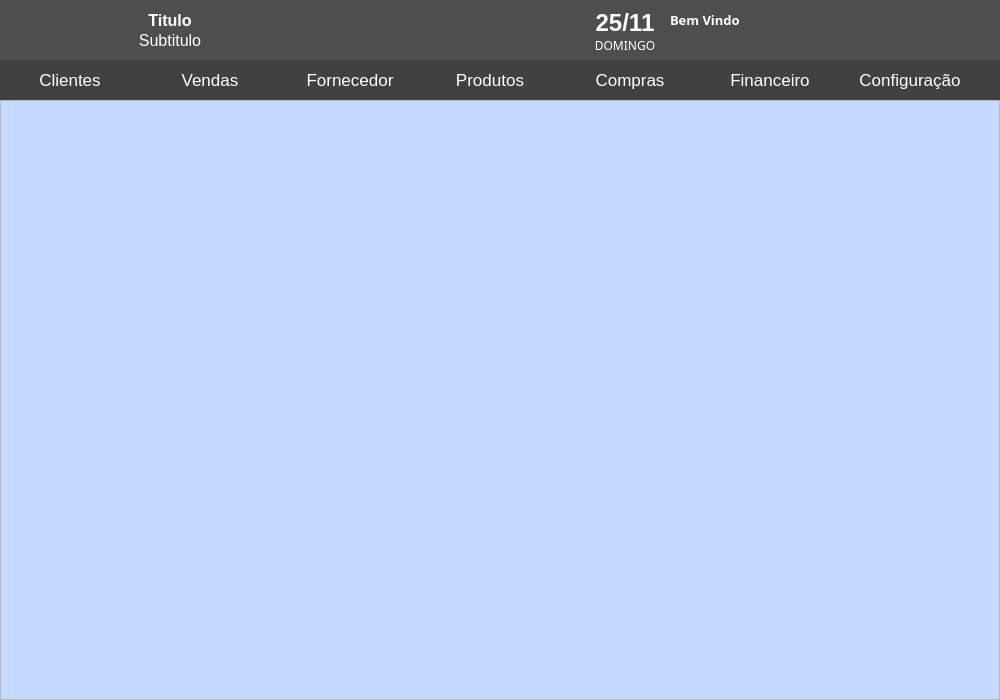
<?xml version="1.0" encoding="UTF-8"?>
<ui version="4.0">
 <class>MainWindow</class>
 <widget class="QMainWindow" name="MainWindow">
  <property name="geometry">
   <rect>
    <x>0</x>
    <y>0</y>
    <width>1000</width>
    <height>700</height>
   </rect>
  </property>
  <property name="minimumSize">
   <size>
    <width>900</width>
    <height>700</height>
   </size>
  </property>
  <property name="maximumSize">
   <size>
    <width>1000</width>
    <height>700</height>
   </size>
  </property>
  <property name="font">
   <font>
    <family>Segoe UI</family>
    <weight>50</weight>
    <bold>false</bold>
   </font>
  </property>
  <property name="cursor">
   <cursorShape>ArrowCursor</cursorShape>
  </property>
  <property name="windowTitle">
   <string>Sistema de Vendas</string>
  </property>
  <property name="windowIcon">
   <iconset resource="../Imagens.qrc">
    <normaloff>:/Images/icon.ico</normaloff>:/Images/icon.ico</iconset>
  </property>
  <property name="styleSheet">
   <string notr="true">QMainWindow {
background-color: rgb(198, 218, 255);
}
</string>
  </property>
  <widget class="QWidget" name="centralwidget">
   <property name="styleSheet">
    <string notr="true"/>
   </property>
   <widget class="QWidget" name="wd_topo" native="true">
    <property name="geometry">
     <rect>
      <x>0</x>
      <y>0</y>
      <width>1000</width>
      <height>60</height>
     </rect>
    </property>
    <property name="sizePolicy">
     <sizepolicy hsizetype="Expanding" vsizetype="Preferred">
      <horstretch>0</horstretch>
      <verstretch>0</verstretch>
     </sizepolicy>
    </property>
    <property name="styleSheet">
     <string notr="true">background: #4E4E4E</string>
    </property>
    <widget class="QLabel" name="lb_Data">
     <property name="geometry">
      <rect>
       <x>590</x>
       <y>10</y>
       <width>70</width>
       <height>25</height>
      </rect>
     </property>
     <property name="font">
      <font>
       <family>Arial</family>
       <pointsize>18</pointsize>
       <weight>75</weight>
       <bold>true</bold>
      </font>
     </property>
     <property name="styleSheet">
      <string notr="true">color: #fff</string>
     </property>
     <property name="text">
      <string>25/11</string>
     </property>
     <property name="alignment">
      <set>Qt::AlignCenter</set>
     </property>
    </widget>
    <widget class="QLabel" name="lb_DiaSemana">
     <property name="geometry">
      <rect>
       <x>590</x>
       <y>35</y>
       <width>70</width>
       <height>20</height>
      </rect>
     </property>
     <property name="font">
      <font>
       <family>Sans Serif</family>
       <pointsize>9</pointsize>
      </font>
     </property>
     <property name="styleSheet">
      <string notr="true">color: #fff</string>
     </property>
     <property name="text">
      <string>DOMINGO</string>
     </property>
     <property name="alignment">
      <set>Qt::AlignCenter</set>
     </property>
    </widget>
    <widget class="QPushButton" name="bt_Home">
     <property name="geometry">
      <rect>
       <x>5</x>
       <y>5</y>
       <width>50</width>
       <height>50</height>
      </rect>
     </property>
     <property name="cursor">
      <cursorShape>PointingHandCursor</cursorShape>
     </property>
     <property name="focusPolicy">
      <enum>Qt::NoFocus</enum>
     </property>
     <property name="toolTip">
      <string>Tela Inicial</string>
     </property>
     <property name="styleSheet">
      <string notr="true">QPushButton{
border: none;
color: #FFF
}
</string>
     </property>
     <property name="text">
      <string/>
     </property>
     <property name="icon">
      <iconset>
       <normaloff>../../RSP/Images/home.png</normaloff>../../RSP/Images/home.png</iconset>
     </property>
     <property name="flat">
      <bool>true</bool>
     </property>
    </widget>
    <widget class="QLabel" name="lb_NomeFantasia">
     <property name="geometry">
      <rect>
       <x>60</x>
       <y>10</y>
       <width>220</width>
       <height>20</height>
      </rect>
     </property>
     <property name="font">
      <font>
       <family>Arial</family>
       <pointsize>12</pointsize>
       <weight>75</weight>
       <bold>true</bold>
      </font>
     </property>
     <property name="styleSheet">
      <string notr="true">color: #FFF</string>
     </property>
     <property name="text">
      <string>Titulo</string>
     </property>
     <property name="alignment">
      <set>Qt::AlignCenter</set>
     </property>
    </widget>
    <widget class="QLabel" name="lb_NomeFantasia2">
     <property name="geometry">
      <rect>
       <x>60</x>
       <y>30</y>
       <width>220</width>
       <height>20</height>
      </rect>
     </property>
     <property name="font">
      <font>
       <family>Arial</family>
       <pointsize>12</pointsize>
      </font>
     </property>
     <property name="styleSheet">
      <string notr="true">color: #FFF</string>
     </property>
     <property name="text">
      <string>Subtitulo</string>
     </property>
     <property name="alignment">
      <set>Qt::AlignCenter</set>
     </property>
    </widget>
    <widget class="QPushButton" name="bt_Exit">
     <property name="geometry">
      <rect>
       <x>950</x>
       <y>5</y>
       <width>50</width>
       <height>50</height>
      </rect>
     </property>
     <property name="cursor">
      <cursorShape>PointingHandCursor</cursorShape>
     </property>
     <property name="focusPolicy">
      <enum>Qt::NoFocus</enum>
     </property>
     <property name="toolTip">
      <string>Sair</string>
     </property>
     <property name="whatsThis">
      <string/>
     </property>
     <property name="styleSheet">
      <string notr="true">QPushButton{

border: none;
color: #FFF
}
</string>
     </property>
     <property name="text">
      <string/>
     </property>
     <property name="flat">
      <bool>true</bool>
     </property>
    </widget>
    <widget class="QLabel" name="lb_userName">
     <property name="geometry">
      <rect>
       <x>670</x>
       <y>30</y>
       <width>150</width>
       <height>20</height>
      </rect>
     </property>
     <property name="font">
      <font>
       <family>Sans Serif</family>
       <pointsize>9</pointsize>
      </font>
     </property>
     <property name="styleSheet">
      <string notr="true">color: #FFF</string>
     </property>
     <property name="text">
      <string/>
     </property>
     <property name="alignment">
      <set>Qt::AlignLeading|Qt::AlignLeft|Qt::AlignVCenter</set>
     </property>
    </widget>
    <widget class="QPushButton" name="bt_logout">
     <property name="geometry">
      <rect>
       <x>900</x>
       <y>5</y>
       <width>50</width>
       <height>50</height>
      </rect>
     </property>
     <property name="cursor">
      <cursorShape>PointingHandCursor</cursorShape>
     </property>
     <property name="toolTip">
      <string>&lt;html&gt;&lt;head/&gt;&lt;body&gt;&lt;p&gt;Logout&lt;/p&gt;&lt;/body&gt;&lt;/html&gt;</string>
     </property>
     <property name="styleSheet">
      <string notr="true">QPushButton{

border: none;
color: #FFF
}
</string>
     </property>
     <property name="text">
      <string/>
     </property>
     <property name="icon">
      <iconset resource="../Imagens.qrc">
       <normaloff>:/Images/Images/logout.svg</normaloff>:/Images/Images/logout.svg</iconset>
     </property>
     <property name="iconSize">
      <size>
       <width>50</width>
       <height>40</height>
      </size>
     </property>
    </widget>
    <widget class="QLabel" name="lb_userName_2">
     <property name="geometry">
      <rect>
       <x>670</x>
       <y>10</y>
       <width>150</width>
       <height>20</height>
      </rect>
     </property>
     <property name="font">
      <font>
       <family>Sans Serif</family>
       <pointsize>10</pointsize>
       <weight>75</weight>
       <bold>true</bold>
      </font>
     </property>
     <property name="styleSheet">
      <string notr="true">color: #FFF</string>
     </property>
     <property name="text">
      <string>Bem Vindo</string>
     </property>
     <property name="alignment">
      <set>Qt::AlignLeading|Qt::AlignLeft|Qt::AlignVCenter</set>
     </property>
    </widget>
    <widget class="QPushButton" name="bt_alterSenha">
     <property name="geometry">
      <rect>
       <x>840</x>
       <y>5</y>
       <width>50</width>
       <height>50</height>
      </rect>
     </property>
     <property name="cursor">
      <cursorShape>PointingHandCursor</cursorShape>
     </property>
     <property name="toolTip">
      <string>&lt;html&gt;&lt;head/&gt;&lt;body&gt;&lt;p&gt;Meus Dados&lt;/p&gt;&lt;/body&gt;&lt;/html&gt;</string>
     </property>
     <property name="styleSheet">
      <string notr="true">QPushButton{
border: none;
color: #FFF
}
</string>
     </property>
     <property name="text">
      <string/>
     </property>
     <property name="icon">
      <iconset resource="../Imagens.qrc">
       <normaloff>:/Images/Images/altersenha.svg</normaloff>:/Images/Images/altersenha.svg</iconset>
     </property>
     <property name="iconSize">
      <size>
       <width>50</width>
       <height>40</height>
      </size>
     </property>
    </widget>
   </widget>
   <widget class="QWidget" name="wd_menu" native="true">
    <property name="geometry">
     <rect>
      <x>0</x>
      <y>60</y>
      <width>1000</width>
      <height>40</height>
     </rect>
    </property>
    <property name="styleSheet">
     <string notr="true">background-color: rgb(65, 65, 65);</string>
    </property>
    <widget class="QPushButton" name="bt_MainProdutos">
     <property name="geometry">
      <rect>
       <x>420</x>
       <y>0</y>
       <width>140</width>
       <height>40</height>
      </rect>
     </property>
     <property name="font">
      <font>
       <family>Segoe UI</family>
       <pointsize>13</pointsize>
      </font>
     </property>
     <property name="cursor">
      <cursorShape>PointingHandCursor</cursorShape>
     </property>
     <property name="focusPolicy">
      <enum>Qt::NoFocus</enum>
     </property>
     <property name="toolTip">
      <string>&lt;html&gt;&lt;head/&gt;&lt;body&gt;&lt;p&gt;Produtos&lt;/p&gt;&lt;/body&gt;&lt;/html&gt;</string>
     </property>
     <property name="whatsThis">
      <string>&lt;html&gt;&lt;head/&gt;&lt;body&gt;&lt;p&gt;&lt;br/&gt;&lt;/p&gt;&lt;/body&gt;&lt;/html&gt;</string>
     </property>
     <property name="autoFillBackground">
      <bool>false</bool>
     </property>
     <property name="styleSheet">
      <string notr="true">QPushButton{
background-color: rgb(65, 65, 65);
border: none;
color: #FFF
}
QPushButton:hover {
background-color: rgb(150, 150, 150);
}
QPushButton:disabled {
background: #7AB32E
}</string>
     </property>
     <property name="text">
      <string>Produtos</string>
     </property>
     <property name="shortcut">
      <string>F2</string>
     </property>
     <property name="flat">
      <bool>true</bool>
     </property>
    </widget>
    <widget class="QPushButton" name="bt_Vendas">
     <property name="geometry">
      <rect>
       <x>140</x>
       <y>0</y>
       <width>140</width>
       <height>40</height>
      </rect>
     </property>
     <property name="font">
      <font>
       <family>Segoe UI</family>
       <pointsize>13</pointsize>
      </font>
     </property>
     <property name="cursor">
      <cursorShape>PointingHandCursor</cursorShape>
     </property>
     <property name="focusPolicy">
      <enum>Qt::NoFocus</enum>
     </property>
     <property name="autoFillBackground">
      <bool>false</bool>
     </property>
     <property name="styleSheet">
      <string notr="true">QPushButton{
background-color: rgb(65, 65, 65);
border: none;
color: #FFF
}
QPushButton:hover {
background-color: rgb(150, 150, 150);
}
QPushButton:disabled {
background: #7AB32E
}</string>
     </property>
     <property name="text">
      <string>Vendas</string>
     </property>
     <property name="shortcut">
      <string>F3</string>
     </property>
     <property name="flat">
      <bool>true</bool>
     </property>
    </widget>
    <widget class="QPushButton" name="bt_Compras">
     <property name="geometry">
      <rect>
       <x>560</x>
       <y>0</y>
       <width>140</width>
       <height>40</height>
      </rect>
     </property>
     <property name="font">
      <font>
       <family>Segoe UI</family>
       <pointsize>13</pointsize>
      </font>
     </property>
     <property name="cursor">
      <cursorShape>PointingHandCursor</cursorShape>
     </property>
     <property name="focusPolicy">
      <enum>Qt::NoFocus</enum>
     </property>
     <property name="autoFillBackground">
      <bool>false</bool>
     </property>
     <property name="styleSheet">
      <string notr="true">QPushButton{
background-color: rgb(65, 65, 65);
border: none;
color: #FFF
}
QPushButton:hover {
background-color: rgb(150, 150, 150);
}
QPushButton:disabled {
background: #7AB32E
}</string>
     </property>
     <property name="text">
      <string>Compras</string>
     </property>
     <property name="shortcut">
      <string>F7</string>
     </property>
     <property name="flat">
      <bool>true</bool>
     </property>
    </widget>
    <widget class="QPushButton" name="bt_Financeiro">
     <property name="geometry">
      <rect>
       <x>700</x>
       <y>0</y>
       <width>140</width>
       <height>40</height>
      </rect>
     </property>
     <property name="font">
      <font>
       <family>Segoe UI</family>
       <pointsize>13</pointsize>
      </font>
     </property>
     <property name="cursor">
      <cursorShape>PointingHandCursor</cursorShape>
     </property>
     <property name="focusPolicy">
      <enum>Qt::NoFocus</enum>
     </property>
     <property name="autoFillBackground">
      <bool>false</bool>
     </property>
     <property name="styleSheet">
      <string notr="true">QPushButton{
background-color: rgb(65, 65, 65);
border: none;
color: #FFF
}
QPushButton:hover {
background-color: rgb(150, 150, 150);
}
QPushButton:disabled {
background: #7AB32E
}</string>
     </property>
     <property name="text">
      <string>Financeiro</string>
     </property>
     <property name="shortcut">
      <string>F5</string>
     </property>
     <property name="flat">
      <bool>true</bool>
     </property>
    </widget>
    <widget class="QPushButton" name="bt_Conf">
     <property name="geometry">
      <rect>
       <x>840</x>
       <y>0</y>
       <width>140</width>
       <height>40</height>
      </rect>
     </property>
     <property name="font">
      <font>
       <family>Segoe UI</family>
       <pointsize>13</pointsize>
      </font>
     </property>
     <property name="cursor">
      <cursorShape>PointingHandCursor</cursorShape>
     </property>
     <property name="focusPolicy">
      <enum>Qt::NoFocus</enum>
     </property>
     <property name="autoFillBackground">
      <bool>false</bool>
     </property>
     <property name="styleSheet">
      <string notr="true">QPushButton{
background-color: rgb(65, 65, 65);
border: none;
color: #FFF
}
QPushButton:hover {
background-color: rgb(150, 150, 150);
}
QPushButton:disabled {
background: #7AB32E
}</string>
     </property>
     <property name="text">
      <string>Configuração</string>
     </property>
     <property name="shortcut">
      <string>F6</string>
     </property>
     <property name="flat">
      <bool>true</bool>
     </property>
    </widget>
    <widget class="QPushButton" name="bt_Clientes">
     <property name="geometry">
      <rect>
       <x>0</x>
       <y>0</y>
       <width>140</width>
       <height>40</height>
      </rect>
     </property>
     <property name="font">
      <font>
       <family>Segoe UI</family>
       <pointsize>13</pointsize>
      </font>
     </property>
     <property name="cursor">
      <cursorShape>PointingHandCursor</cursorShape>
     </property>
     <property name="focusPolicy">
      <enum>Qt::NoFocus</enum>
     </property>
     <property name="autoFillBackground">
      <bool>false</bool>
     </property>
     <property name="styleSheet">
      <string notr="true">QPushButton{
background-color: rgb(65, 65, 65);
border: none;
color: #FFF
}
QPushButton:hover {
background-color: rgb(150, 150, 150);
}
QPushButton:disabled {
background: #7AB32E
}
QPushButton::menu-indicator {
     image: url('down.png');
     subcontrol-origin: padding;
     subcontrol-position: bottom right;
 }</string>
     </property>
     <property name="text">
      <string>Clientes</string>
     </property>
     <property name="shortcut">
      <string>F7</string>
     </property>
     <property name="flat">
      <bool>true</bool>
     </property>
    </widget>
    <widget class="QPushButton" name="bt_Fornecedor">
     <property name="geometry">
      <rect>
       <x>280</x>
       <y>0</y>
       <width>140</width>
       <height>40</height>
      </rect>
     </property>
     <property name="font">
      <font>
       <family>Segoe UI</family>
       <pointsize>13</pointsize>
      </font>
     </property>
     <property name="cursor">
      <cursorShape>PointingHandCursor</cursorShape>
     </property>
     <property name="focusPolicy">
      <enum>Qt::NoFocus</enum>
     </property>
     <property name="autoFillBackground">
      <bool>false</bool>
     </property>
     <property name="styleSheet">
      <string notr="true">QPushButton{
background-color: rgb(65, 65, 65);
border: none;
color: #FFF
}
QPushButton:hover {
background-color: rgb(150, 150, 150);
}
QPushButton:disabled {
background: #7AB32E
}</string>
     </property>
     <property name="text">
      <string>Fornecedor</string>
     </property>
     <property name="shortcut">
      <string>F6</string>
     </property>
     <property name="flat">
      <bool>true</bool>
     </property>
    </widget>
   </widget>
   <widget class="QFrame" name="ct_conteudo">
    <property name="geometry">
     <rect>
      <x>0</x>
      <y>100</y>
      <width>1000</width>
      <height>600</height>
     </rect>
    </property>
    <property name="frameShape">
     <enum>QFrame::StyledPanel</enum>
    </property>
    <property name="frameShadow">
     <enum>QFrame::Raised</enum>
    </property>
   </widget>
  </widget>
 </widget>
 <resources>
  <include location="../Imagens.qrc"/>
 </resources>
 <connections>
  <connection>
   <sender>bt_Exit</sender>
   <signal>clicked()</signal>
   <receiver>MainWindow</receiver>
   <slot>close()</slot>
   <hints>
    <hint type="sourcelabel">
     <x>874</x>
     <y>29</y>
    </hint>
    <hint type="destinationlabel">
     <x>449</x>
     <y>349</y>
    </hint>
   </hints>
  </connection>
 </connections>
</ui>
